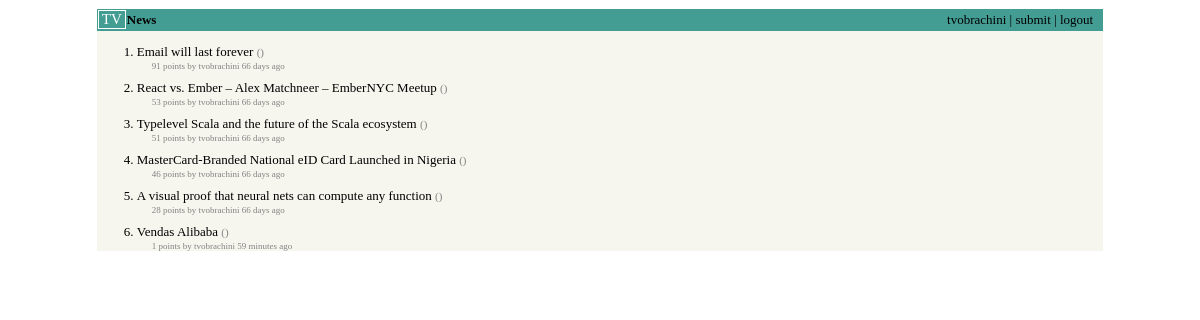
The app's page / (signed in) with its own data.
### stories/models.py (models this page shows, shortened)
class Story(models.Model):
    title = models.CharField(max_length=200)
    url = models.URLField()
    points = models.IntegerField(default=1)
    moderator = models.ForeignKey(User)
    created_at = models.DateTimeField(auto_now_add=True)
    updated_at = models.DateTimeField(auto_now=True)
    @property
    def domain(self):
        return urlparse(self.url).netloc
    class Meta:
        verbose_name_plural = 'stories'

### stories/views.py (the view)
# urls.py: url(r'^$', "stories.views.index"),
def index(request):
    stories = top_stories(top=30)
    return render(request, "stories/index.html", {
                  "stories": stories,
                  "user": request.user
                  })

### stories/templatetags/story_extras.py (called while the page is built)
@register.filter(name="age")
def age(created_at):
    now = datetime.datetime.utcnow().replace(tzinfo=utc)
    age_in_minutes = int((now - created_at).total_seconds())/60
    if age_in_minutes < 60:
        value = age_in_minutes
        precision = "minute"
    elif age_in_minutes < 60*24:
        value = age_in_minutes//60
        precision = "hour"
    else:
        value = age_in_minutes//(60*24)
        precision = "day"
    age_string = "%d %s%s ago" % (value, precision, ("s" if value > 1 else ""))
    return age_string

### stories/views.py (called while the page is built)
def score(story, gravity=1.8, timebase=120):
    points = (story.points - 1)**0.8
    now = datetime.datetime.utcnow().replace(tzinfo=utc)
    age = int((now - story.created_at).total_seconds())/60
    return points/(age+timebase)**1.8

def top_stories(top=180, consider=1000):
    latest_stories = Story.objects.all().order_by("-created_at")[:consider]
    ranked_stories = sorted(
        [(score(story), story) for story in latest_stories],
        reverse=True)
    return [story for _, story in ranked_stories][:top]

### stories/templates/stories/index.html
{% extends "base.html" %}
{% load story_extras %}
{% block content %}
    <ol>
    {% for story in stories %}
        <li>
            <p class="story-title">
                <a href="{{ story.url }}">{{ story.title }}</a> <span class="domain">({{ story.domain }})</span>
            </p>
            <p class="story-info">
                {{ story.points }} points by {{ story.moderator.username }} {{ story.created_at|age }}
            </p>
        </li>
    {% endfor %}
    </ol>
{% endblock content %}

### hackernews/templates/base.html (shortened to what this page needs)
{% load staticfiles %}
<!DOCTYPE html>
<html>
<head>
    <link rel="stylesheet" type="text/css" href="{% static "css/master.css" %}">
</head>
<body>
    <div id="content">
        <div id="header">
            <div id="site-logo">TV</div>
            {% if user.is_authenticated %}
                <div id="user-info">{{ user.username }} | <a href="/story/">submit</a> | <a href="/logout/">logout</a></div>
                {% else %}
                <div id="user-info"><a href="/login/">login</a></div>
            {% endif %}
            <div id="site-title"><h1>News</h1></div>
        </div>
        {% block content %}
        {% endblock content %}
    </div>
</body>
</html>

### hackernews/static/css/master.css (style rules this page uses)
body { font-family: Verdana; font-size: 13px; }
#content { width: 85%; margin-left: auto; margin-right: auto; background-color: #F6F6EF; }
#header { width: 100%; background-color: #449D93; }
#site-logo { display: inline-block; float: left; border: 1px solid #FFFFFF; color: #FFFFFF; font-size: 15px; margin: 1px 0 0 1px; padding: 0 3px 0 3px; }
#site-title { margin-left: 30px; }
#site-title h1 { font-family: Verdana; font-size: 13px; padding: 3px 0 3px 0; }
#user-info { float: right; margin-right: 10px; padding: 3px 0 3px 0; }
#user-info a { text-decoration: none; color: #000000; }
p.story-title { margin: 0 0 1px 0; }
p.story-title a { text-decoration: none; }
p.story-title a:link { color: #000000; }
p.story-title span.domain { color: #828282; font-size: 11px; }
p.story-info { color: #828282; font-size: 9px; margin-top: 0; margin-left: 15px; }

### records on screen
Story: title "Email will last forever", points "91", moderator.username "tvobrachini", created_at|age "66 days ago"
Story: title "React vs. Ember – Alex Matchneer – EmberNYC Meetup", points "53", moderator.username "tvobrachini", created_at|age "66 days ago"
Story: title "Typelevel Scala and the future of the Scala ecosystem", points "51", moderator.username "tvobrachini", created_at|age "66 days ago"
Story: title "MasterCard-Branded National eID Card Launched in Nigeria", points "46", moderator.username "tvobrachini", created_at|age "66 days ago"
Story: title "A visual proof that neural nets can compute any function", points "28", moderator.username "tvobrachini", created_at|age "66 days ago"
Story: title "Vendas Alibaba", points "1", moderator.username "tvobrachini", created_at|age "59 minutes ago"

### other values on screen
{{ user.username }} "tvobrachini"
